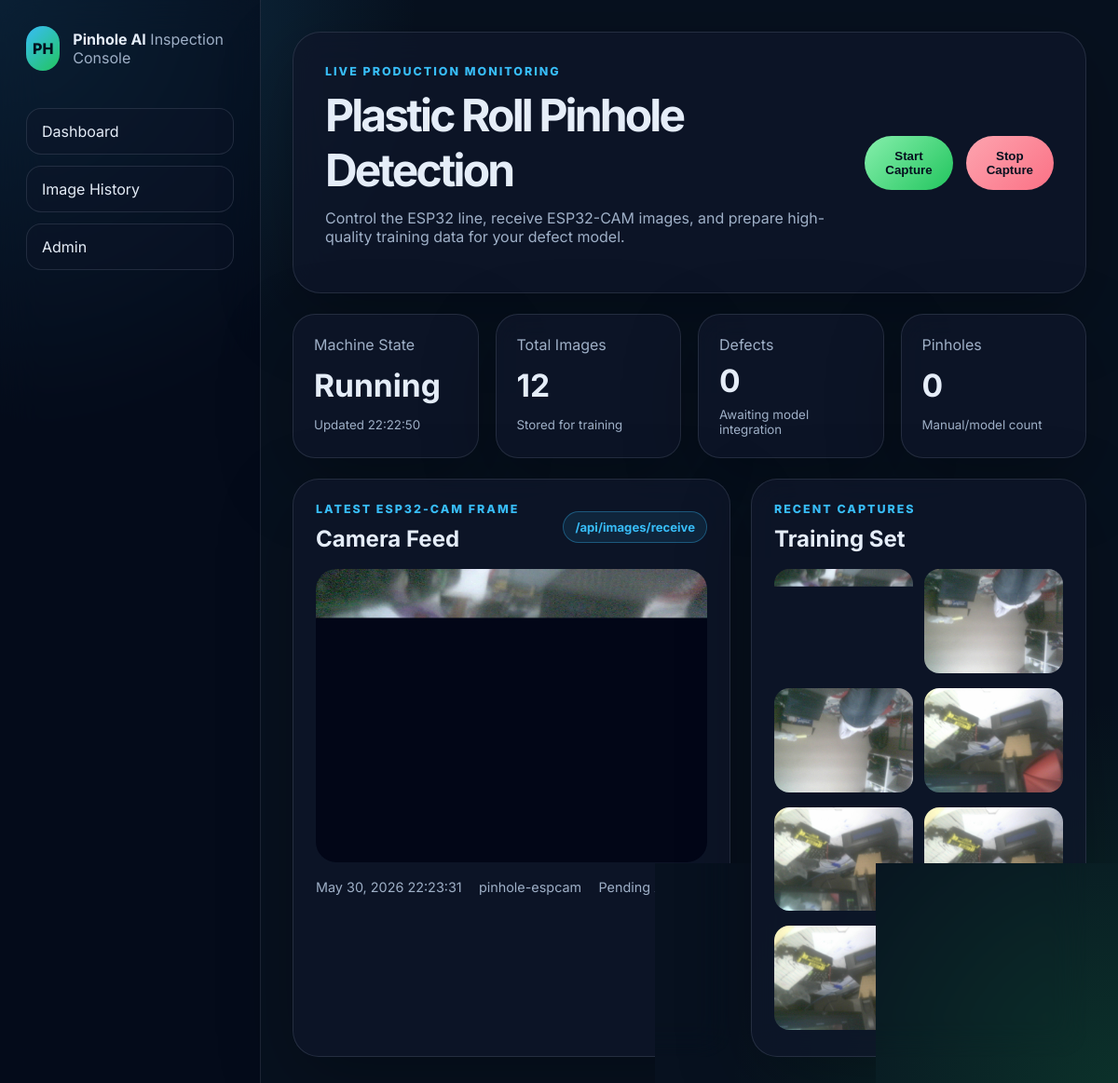
The page / on the database its author committed.
### detector/models.py (models this page shows, shortened)
class SystemState(models.Model):
    key = models.CharField(max_length=50, unique=True)
    value = models.CharField(max_length=100)
    updated_at = models.DateTimeField(auto_now=True)

class Capture(models.Model):
    STATUS_CHOICES = [
        ('pending', 'Pending Analysis'),
        ('clean', 'No Defect'),
        ('defect', 'Defect Found'),
    ]
    image = models.ImageField(upload_to='captures/%Y/%m/%d/')
    device_id = models.CharField(max_length=80, blank=True)
    status = models.CharField(max_length=20, choices=STATUS_CHOICES, default='pending')
    pinholes_found = models.PositiveIntegerField(default=0)
    notes = models.CharField(max_length=255, blank=True)
    created_at = models.DateTimeField(auto_now_add=True)
    class Meta:
        ordering = ['-created_at']

### detector/views.py (the view)
# urls.py: path('', views.dashboard, name='dashboard'),
def dashboard(request):
    captures = Capture.objects.all()
    latest_capture = captures.first()
    recent_captures = captures[:8]
    summary = captures.aggregate(total=Count('id'), pinholes=Sum('pinholes_found'))
    defect_count = captures.filter(status='defect').count()
    machine_state = get_machine_state()
    context = {
        'latest_capture': latest_capture,
        'recent_captures': recent_captures,
        'total_images': summary['total'] or 0,
        'total_pinholes': summary['pinholes'] or 0,
        'defect_count': defect_count,
        'machine_state': machine_state.value,
        'last_updated': machine_state.updated_at,
    }
    return render(request, 'detector/dashboard.html', context)

### detector/views.py (called while the page is built)
def get_machine_state():
    state, _ = SystemState.objects.get_or_create(key='machine_state', defaults={'value': 'idle'})
    return state

### templates/detector/dashboard.html (shortened to what this page needs)
{% extends 'detector/base.html' %}
{% block content %}
<section class="hero-card">
    <div>
        <p class="eyebrow">Live production monitoring</p>
        <h1>Plastic Roll Pinhole Detection</h1>
        <p class="muted">Control the ESP32 line, receive ESP32-CAM images, and prepare high-quality training data for your defect model.</p>
    </div>
    <div class="controls">
        <form method="post" action="{% url 'control_machine' 'start' %}">{% csrf_token %}<button class="btn start">Start Capture</button></form>
        <form method="post" action="{% url 'control_machine' 'stop' %}">{% csrf_token %}<button class="btn stop">Stop Capture</button></form>
    </div>
</section>
<section class="stats-grid">
    <article class="stat-card"><span>Machine State</span><strong>{{ machine_state|title }}</strong><small>Updated {{ last_updated|date:'H:i:s' }}</small></article>
    <article class="stat-card"><span>Total Images</span><strong>{{ total_images }}</strong><small>Stored for training</small></article>
    <article class="stat-card"><span>Defects</span><strong>{{ defect_count }}</strong><small>Awaiting model integration</small></article>
    <article class="stat-card"><span>Pinholes</span><strong>{{ total_pinholes }}</strong><small>Manual/model count</small></article>
</section>
<section class="dashboard-grid">
    <article class="panel large">
        <div class="panel-header"><div><p class="eyebrow">Latest ESP32-CAM frame</p><h2>Camera Feed</h2></div><span class="pill">/api/images/receive</span></div>
        {% if latest_capture %}
            <img class="latest-image" src="{{ latest_capture.image.url }}" alt="Latest capture">
            <div class="image-meta"><span>{{ latest_capture.created_at|date:'M d, Y H:i:s' }}</span><span>{{ latest_capture.device_id }}</span><span>{{ latest_capture.get_status_display }}</span></div>
        {% else %}
            <div class="empty-state">No images received yet. Start the system and power the ESP32-CAM.</div>
        {% endif %}
    </article>
    <article class="panel">
        <div class="panel-header"><div><p class="eyebrow">Recent captures</p><h2>Training Set</h2></div></div>
        <div class="thumb-grid">
            {% for capture in recent_captures %}
                <a href="{{ capture.image.url }}"><img src="{{ capture.image.url }}" alt="Capture {{ capture.id }}"></a>
            {% empty %}
                <p class="muted">Images will appear here automatically.</p>
            {% endfor %}
        </div>
    </article>
</section>
{% endblock %}

### templates/detector/base.html (shortened to what this page needs)
{% load static %}
<!doctype html>
<html lang="en">
<head>
    <link rel="stylesheet" href="{% static 'detector/styles.css' %}">
</head>
<body>
    <div class="shell">
        <aside class="sidebar">
            <div class="brand">
                <div class="brand-mark">PH</div>
                <div>
                    <strong>Pinhole AI</strong>
                    <span>Inspection Console</span>
                </div>
            </div>
            <nav>
                <a href="{% url 'dashboard' %}">Dashboard</a>
                <a href="{% url 'history' %}">Image History</a>
                <a href="/admin/">Admin</a>
            </nav>
        </aside>
        <main class="content">
            {% block content %}{% endblock %}
        </main>
    </div>
</body>
</html>

### static/detector/styles.css (style rules this page uses)
:root { color-scheme: dark; --bg: #07111f; --panel: rgba(15, 23, 42, 0.78); --panel-strong: rgba(15, 23, 42, 0.94); --text: #e5edf8; --muted: #9fb0c7; --line: rgba(148, 163, 184, 0.18); --blue: #38bdf8; --green: #22c55e; --red: #fb7185; --amber: #f59e0b; }
* { box-sizing: border-box; }
body { margin: 0; min-height: 100vh; font-family: Inter, system-ui, sans-serif; color: var(--text); background: radial-gradient(circle at top left, rgba(56, 189, 248, 0.24), transparent 28rem), radial-gradient(circle at bottom right, rgba(34, 197, 94, 0.18), transparent 26rem), var(--bg); }
a { color: inherit; text-decoration: none; }
.shell { display: grid; grid-template-columns: 280px 1fr; min-height: 100vh; }
.sidebar { padding: 28px; border-right: 1px solid var(--line); background: rgba(2, 6, 23, 0.5); backdrop-filter: blur(22px); }
.brand { display: flex; align-items: center; gap: 14px; margin-bottom: 40px; }
.brand-mark { display: grid; place-items: center; width: 48px; height: 48px; border-radius: 18px; font-weight: 800; background: linear-gradient(135deg, var(--blue), var(--green)); color: #04111f; }
.brand span, .muted, .stat-card span, .stat-card small, .capture-card span { color: var(--muted); }
nav { display: grid; gap: 12px; }
nav a { padding: 14px 16px; border: 1px solid var(--line); border-radius: 16px; background: rgba(15, 23, 42, 0.42); }
.content { padding: 34px; }
.hero-card, .page-header, .panel, .stat-card, .capture-card, .message { border: 1px solid var(--line); background: var(--panel); box-shadow: 0 24px 80px rgba(0, 0, 0, 0.28); backdrop-filter: blur(18px); }
.hero-card, .page-header { display: flex; justify-content: space-between; gap: 24px; padding: 34px; border-radius: 30px; }
h1, h2, p { margin-top: 0; }
h1 { margin-bottom: 12px; font-size: clamp(2rem, 4vw, 4.5rem); letter-spacing: -0.06em; }
h2 { margin-bottom: 0; }
.eyebrow { margin-bottom: 10px; color: var(--blue); font-size: 0.78rem; font-weight: 800; letter-spacing: 0.16em; text-transform: uppercase; }
.controls { display: flex; align-items: center; gap: 14px; }
.btn { border: 0; border-radius: 999px; padding: 14px 22px; color: #06111f; font-weight: 800; cursor: pointer; }
.btn.start { background: linear-gradient(135deg, #86efac, var(--green)); }
.btn.stop { background: linear-gradient(135deg, #fda4af, var(--red)); }
.stats-grid { display: grid; grid-template-columns: repeat(4, minmax(0, 1fr)); gap: 18px; margin: 22px 0; }
.stat-card { display: grid; gap: 8px; padding: 22px; border-radius: 24px; }
.stat-card strong { font-size: 2.1rem; }
.dashboard-grid { display: grid; grid-template-columns: minmax(0, 1.45fr) minmax(360px, 0.55fr); gap: 22px; }
.panel { padding: 24px; border-radius: 28px; }
.panel-header, .image-meta { display: flex; align-items: center; justify-content: space-between; gap: 16px; margin-bottom: 18px; }
.pill { border: 1px solid rgba(56, 189, 248, 0.35); border-radius: 999px; padding: 8px 12px; color: var(--blue); background: rgba(56, 189, 248, 0.1); font-size: 0.82rem; font-weight: 700; }
.latest-image { width: 100%; max-height: 620px; object-fit: contain; border-radius: 22px; background: #020617; }
.image-meta { margin-top: 14px; color: var(--muted); font-size: 0.9rem; }
.thumb-grid { display: grid; grid-template-columns: repeat(2, 1fr); gap: 12px; }
.thumb-grid img, .capture-card img { width: 100%; aspect-ratio: 4 / 3; object-fit: cover; border-radius: 16px; }

### rows shown on the page
SystemState: value "Running", updated_at "22:22:50"
Capture: image (picture), created_at "May 30, 2026 22:23:31", device_id "pinhole-espcam", status "Pending Analysis"
Capture: image (picture)
Capture: image (picture)
Capture: image (picture)
Capture: image (picture)
Capture: image (picture)
Capture: image (picture)
Capture: image (picture)

### other values the page prints
{{ total_images }} "12"
{{ defect_count }} "0"
{{ total_pinholes }} "0"
